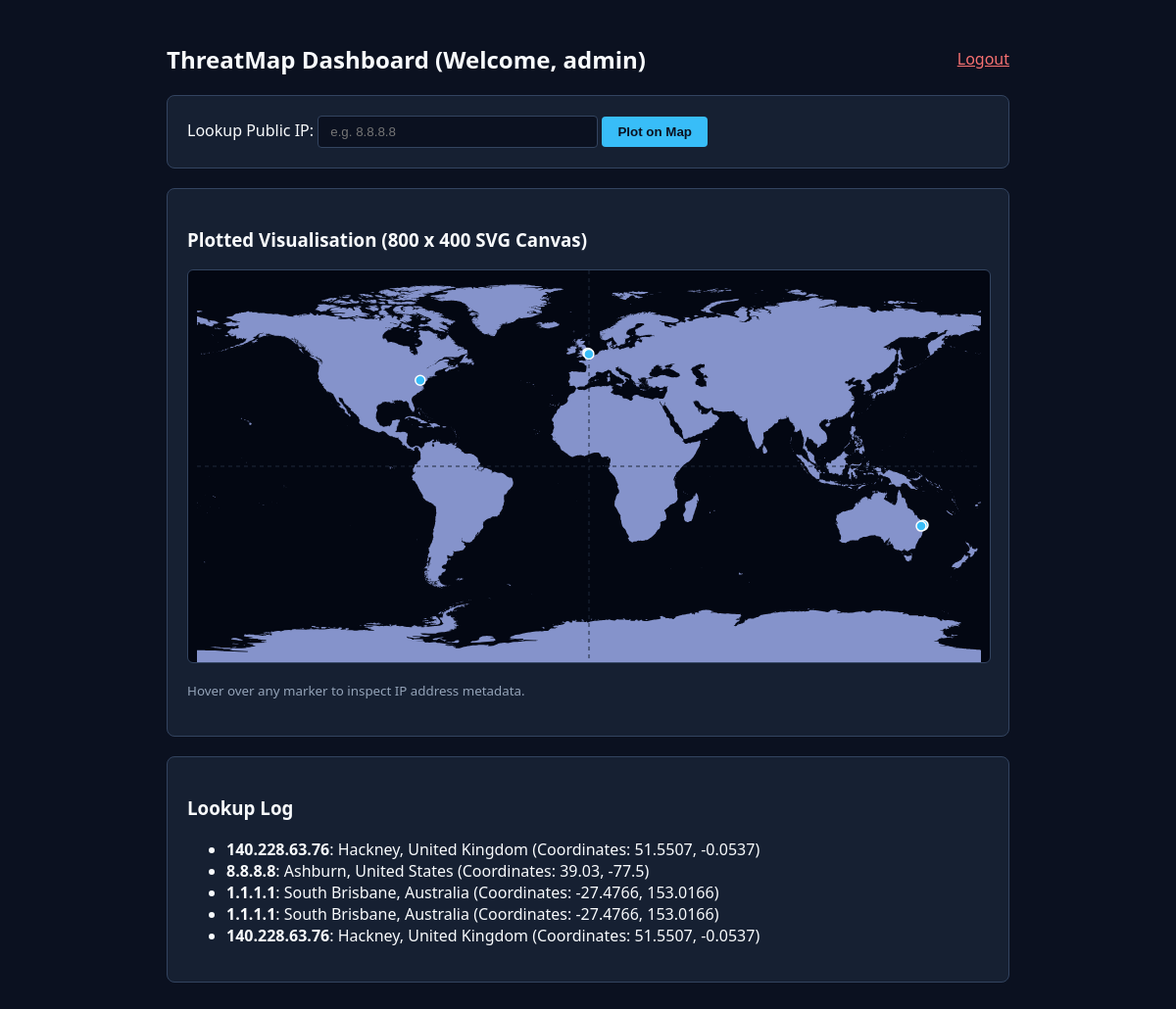
Page / (signed in) on the earlier database version.
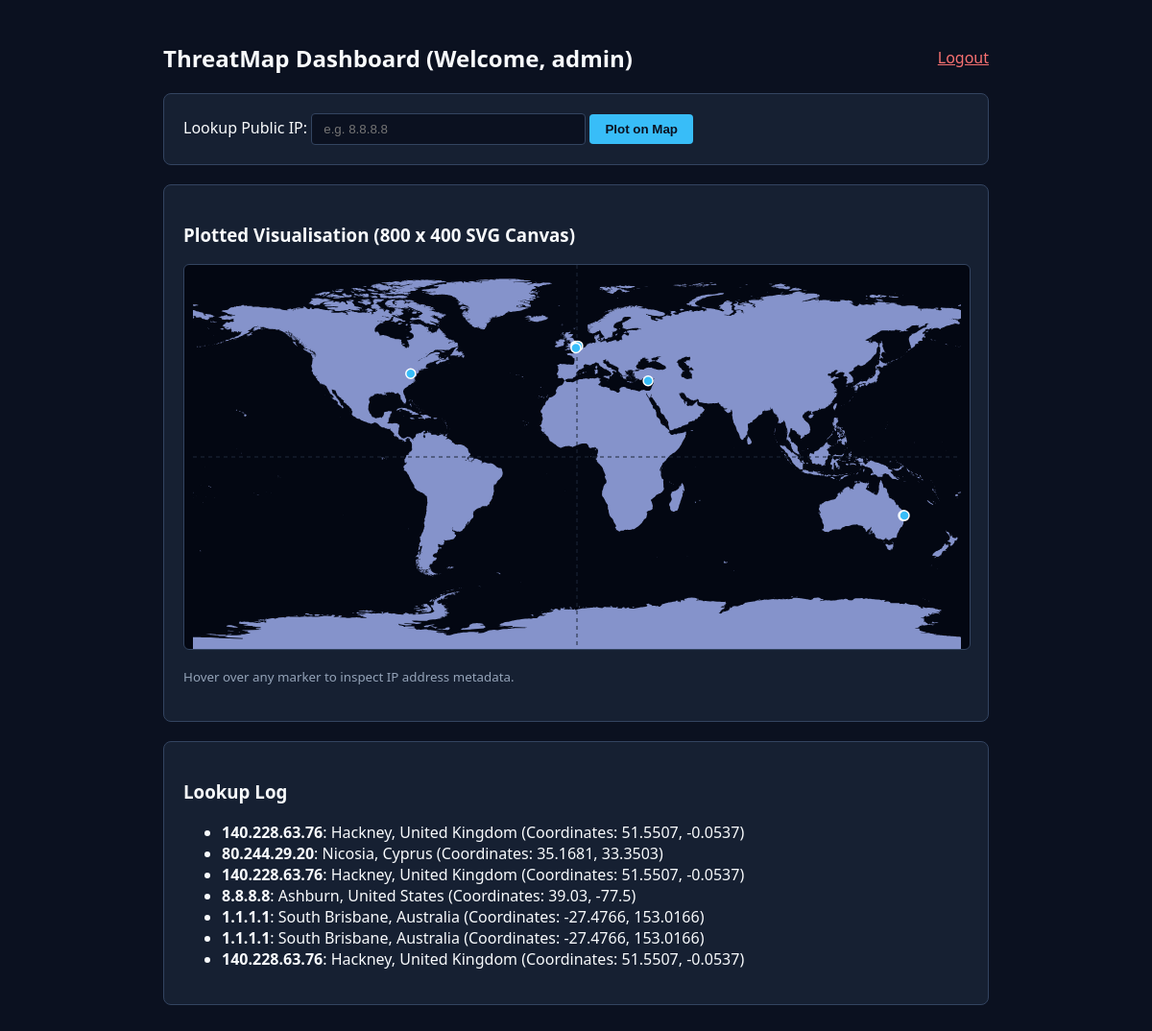
Same page on the later database version.
### tables this page shows
CREATE TABLE lookups (
                id INTEGER PRIMARY KEY AUTOINCREMENT,
                user_id INTEGER NOT NULL,
                ip TEXT NOT NULL,
                city TEXT,
                country TEXT,
                lat REAL,
                lon REAL,
                x REAL,
                y REAL,
                FOREIGN KEY (user_id) REFERENCES users(id)
            );

### app.py (the view, shortened to what this page needs)
@app.route("/", methods=["GET", "POST"])
@login_required
def dashboard():
    with get_db() as conn:
        history = conn.execute(
            "SELECT * FROM lookups WHERE user_id = ? ORDER BY id DESC",
            (session["user_id"],),
        ).fetchall()
    return render_template("index.html.j2", mode="dashboard", history=history)

### app.py (called while the page is built)
def get_db():
    conn = sqlite3.connect(DATABASE)
    conn.row_factory = sqlite3.Row
    return conn

def login_required(f):
    @wraps(f)
    def decorated_function(*args, **kwargs):
        if "user_id" not in session:
            flash("Please log in first.")
            return redirect(url_for("login"))
        return f(*args, **kwargs)
    return decorated_function

### templates/index.html.j2 (shortened to what this page needs)
<!DOCTYPE html>
<html lang="en">
  <head>
  </head>
  <body>
    <div class="container">
      {% if mode == "register" %}
        <div class="card">
          <h2>Register</h2>
          <form method="post">
            <p>
              <input type="text" name="username" placeholder="Username" required>
            </p>
            <p>
              <input type="password" name="password" placeholder="Password" required>
            </p>
            <button type="submit">Create Account</button>
          </form>
          <p><small>Already registered? <a href="/login" style="color:#38bdf8;">Login here</a></small></p>
        </div>
      {% else %}
        <div style="display: flex;
                    justify-content: space-between;
                    align-items: center">
          <h2>ThreatMap Dashboard (Welcome, {{ session['username'] }})</h2>
          <a href="/logout" style="color:#f87171;">Logout</a>
        </div>
        <div class="card">
          <form method="post">
            <label for="ip">Lookup Public IP:</label>
            <input type="text" id="ip" name="ip" placeholder="e.g. 8.8.8.8" required>
            <button type="submit">Plot on Map</button>
          </form>
        </div>
        <div class="card">
          <h3>Plotted Visualisation (800 x 400 SVG Canvas)</h3>
          <svg viewBox="0 0 800 400" class="map-frame">
            <image href="{{ url_for('static', filename='world.svg') }}"
                   x="0"
                   y="0"
                   width="800"
                   height="400"
                   preserveAspectRatio="none" />
            <line x1="0" y1="200" x2="800" y2="200" class="grid-line" stroke-dasharray="4" />
            <line x1="400" y1="0" x2="400" y2="400" class="grid-line" stroke-dasharray="4" />
            {% for point in history %}
              <circle cx="{{ point.x + (loop.index0 % 3) - 1 }}" cy="{{ point.y + ((loop.index0 // 3) % 3) - 1 }}" r="5" class="ping">
              <title>{{ point.ip }} — {{ point.city }}, {{ point.country }}</title>
              </circle>
            {% endfor %}
          </svg>
          <p><small style="color: #94a3b8;">Hover over any marker to inspect IP address metadata.</small></p>
        </div>
        <div class="card">
          <h3>Lookup Log</h3>
          <ul>
            {% for item in history %}
              <li><strong>{{ item.ip }}</strong>: {{ item.city }}, {{ item.country }} (Coordinates: {{ item.lat }}, {{ item.lon }})</li>
            {% else %}
              <li>No queries yet. Submit an IP above to begin plotting.</li>
            {% endfor %}
          </ul>
        </div>
      {% endif %}
    </div>
  </body>
</html>

### templates/index.html.j2 (style rules this page uses)
body { font-family: system-ui, sans-serif; background: #0b1120; color: #f8fafc; margin: 0; padding: 24px; }
.container { max-width: 860px; margin: 0 auto; }
.card { background: #162032; border: 1px solid #334460; border-radius: 8px; padding: 20px; margin-bottom: 20px; }
input[type="text"], input[type="password"] { background: #0b1120; border: 1px solid #334460; color: #fff; padding: 8px 12px; border-radius: 4px; width: 260px; }
button { background: #38bdf8; color: #0b1120; border: none; padding: 8px 16px; border-radius: 4px; font-weight: bold; cursor: pointer; }
.map-frame { width: 100%; height: 400px; background: #030712; border: 1px solid #334460; border-radius: 6px; display: block; }

Differences in the rows shown:
added lookups: ip "140.228.63.76", city "Hackney", country "United Kingdom", lat "51.5507", lon "-0.0537"
added lookups: ip "80.244.29.20", city "Nicosia", country "Cyprus", lat "35.1681", lon "33.3503"
